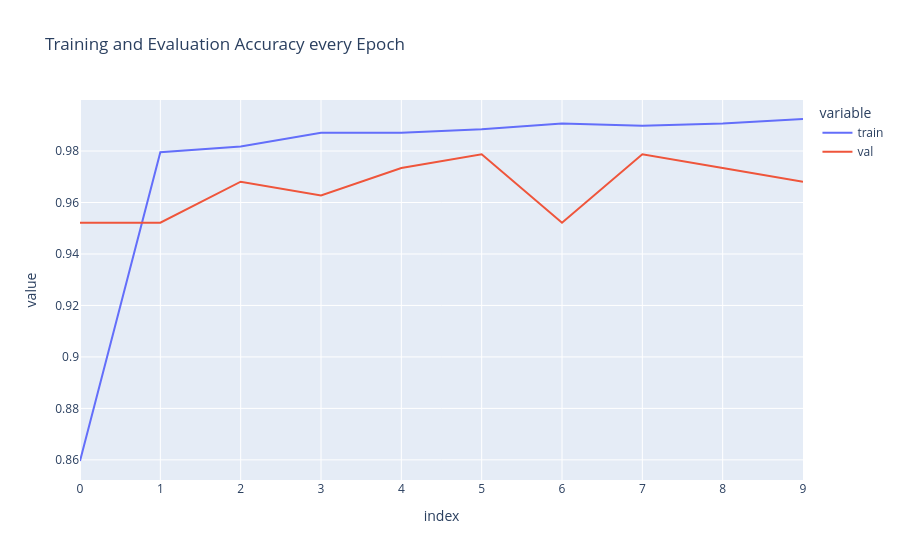

The code cell stored with this chart in its notebook:
### Code cell
from plotly.offline import iplot, init_notebook_mode
import plotly.express as px
import pandas as pd

init_notebook_mode(connected=True)

acc = pd.DataFrame({'train': history.history['acc'], 'val': history.history['val_acc']})

fig = px.line(acc, x=acc.index, y=acc.columns[0::], title='Training and Evaluation Accuracy every Epoch')
fig.show()

### Figure 1 — Plotly figure (JSON) as saved in the notebook; plotly's stock layout.template omitted (floating-point values rounded to 4 significant figures)
{"data": [{"hovertemplate": "variable=train<br>index=%{x}<br>value=%{y}<extra></extra>", "legendgroup": "train", "line": {"color": "#636efa", "dash": "solid"}, "marker": {"symbol": "circle"}, "mode": "lines", "name": "train", "orientation": "v", "showlegend": true, "type": "scatter", "x": [0, 1, 2, 3, 4, 5, 6, 7, 8, 9], "xaxis": "x", "y": [0.8596, 0.9796, 0.9818, 0.9871, 0.9871, 0.9884, 0.9907, 0.9898, 0.9907, 0.9924], "yaxis": "y"}, {"hovertemplate": "variable=val<br>index=%{x}<br>value=%{y}<extra></extra>", "legendgroup": "val", "line": {"color": "#EF553B", "dash": "solid"}, "marker": {"symbol": "circle"}, "mode": "lines", "name": "val", "orientation": "v", "showlegend": true, "type": "scatter", "x": [0, 1, 2, 3, 4, 5, 6, 7, 8, 9], "xaxis": "x", "y": [0.9521, 0.9521, 0.9681, 0.9628, 0.9734, 0.9787, 0.9521, 0.9787, 0.9734, 0.9681], "yaxis": "y"}], "layout": {"legend": {"title": {"text": "variable"}, "tracegroupgap": 0}, "title": {"text": "Training and Evaluation Accuracy every Epoch"}, "xaxis": {"anchor": "y", "domain": [0, 1], "title": {"text": "index"}}, "yaxis": {"anchor": "x", "domain": [0, 1], "title": {"text": "value"}}}}
